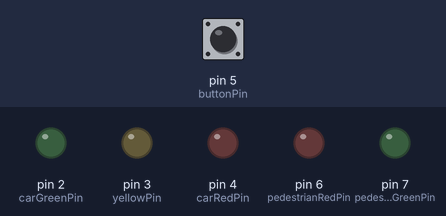
This sketch was run on a simulated Arduino Uno, built with avr-gcc and run on an emulated ATmega328P. Shown: output pins drawn as LEDs (lit = HIGH). Inputs (shaded band) come from the test bench; at power-on: pin 5 (buttonPin) HIGH.

Above: at 1.2 s.
1.3 s: pin 5 (buttonPin) pulled LOW for 0.15 s
At 2.1 s:
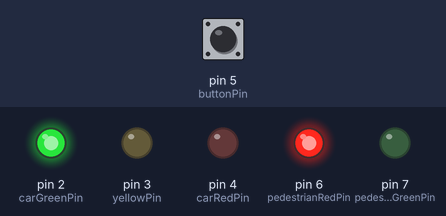
At 4.7 s:
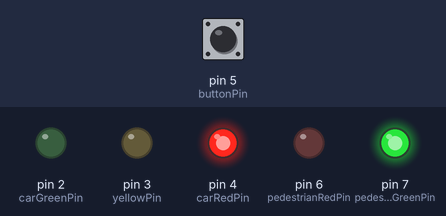
Timing chart, 0 to 10.4 s (numbered marks = the images above; inputs shaded):
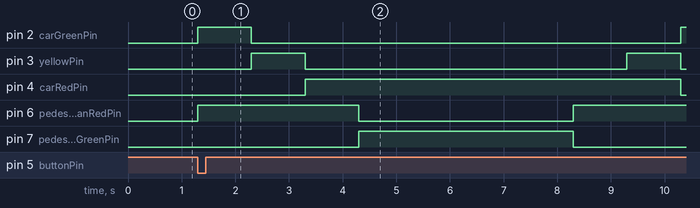

The sketch:

Ampel.ino
```cpp
  /* Praktikum_2 - Hardwarenahe Programmierung
  Name:
    Denis Shegay
    Burak-Ali Özcekic
    Shinda Hassan
    Karnnipith Sopistakamol
  */

  #include <avr/io.h>
  #include <util/delay.h>

  #define carRedPin 4
  #define carGreenPin 2
  #define pedestrianRedPin 6
  #define pedestrianGreenPin 7
  #define yellowPin 3
  #define buttonPin 5

  volatile uint8_t isButtonPressed = 0;  // Flag to indicate button press

  void setup() {
    // Set pin directions
    DDRD |= (1 << carRedPin) | (1 << carGreenPin) | (1 << pedestrianRedPin) | (1 << pedestrianGreenPin) | (1 << yellowPin);
    DDRD &= ~(1 << buttonPin);  // Set button pin as input

    // Configure pull-up resistor for button input
    PORTD |= (1 << buttonPin);
  }

  void loop() {
    // Check button press
    if (!(PIND & (1 << buttonPin))) {
      if (!isButtonPressed) {  // First press
        isButtonPressed = 1;   // Update button pressed flag


        PORTD |= (1 << pedestrianRedPin);

        // Turn on Green light
        PORTD |= (1 << carGreenPin);
        _delay_ms(1000);
        // Delay for 1 second
        PORTD &= ~(1 << carGreenPin);
        //_delay_ms(1000);
        PORTD &= ~(1 << yellowPin);
        PORTD |= (1 << yellowPin);
        _delay_ms(1000);
        // Turn off Green light
        PORTD &= ~(1 << carGreenPin);
        PORTD &= ~(1 << yellowPin);
        // Turn on pedestrian green light and car red lights
        PORTD &= ~(1 << carGreenPin);
        //_delay_ms(500);
        PORTD |= (1 << carRedPin);
        _delay_ms(1000);
        PORTD &= ~(1 << pedestrianRedPin);


        //   PORTD &=  ~(1 << carRedPin);

        PORTD |= (1 << pedestrianGreenPin);  // |

        _delay_ms(4000);


        PORTD |= (1 << pedestrianRedPin);
        PORTD &= ~(1 << pedestrianGreenPin);
        _delay_ms(1000);

        // Turn on yellow light
        PORTD |= (1 << yellowPin);

        // Delay for 1 second
        _delay_ms(1000);

        // Turn off yellow light
        PORTD &= ~(1 << yellowPin);
        PORTD &= ~(1 << carRedPin);
        // Turn on car green light and pedestrian red light
        PORTD &= ~(1 << pedestrianGreenPin);
        PORTD &= ~(1 << carRedPin);


        PORTD |= (1 << pedestrianRedPin);

        PORTD |= (1 << carGreenPin);
       isButtonPressed = 0;
      }
    }
  }
```

Measured:
- after the input at 1.3 s, pin 2 (carGreenPin): LOW → HIGH at once, → LOW 1.0 s later, → HIGH 8.0 s later; pin 3 (yellowPin): alternates HIGH for 1.0 s and LOW for 6.0 s, starting after 1.0 s
